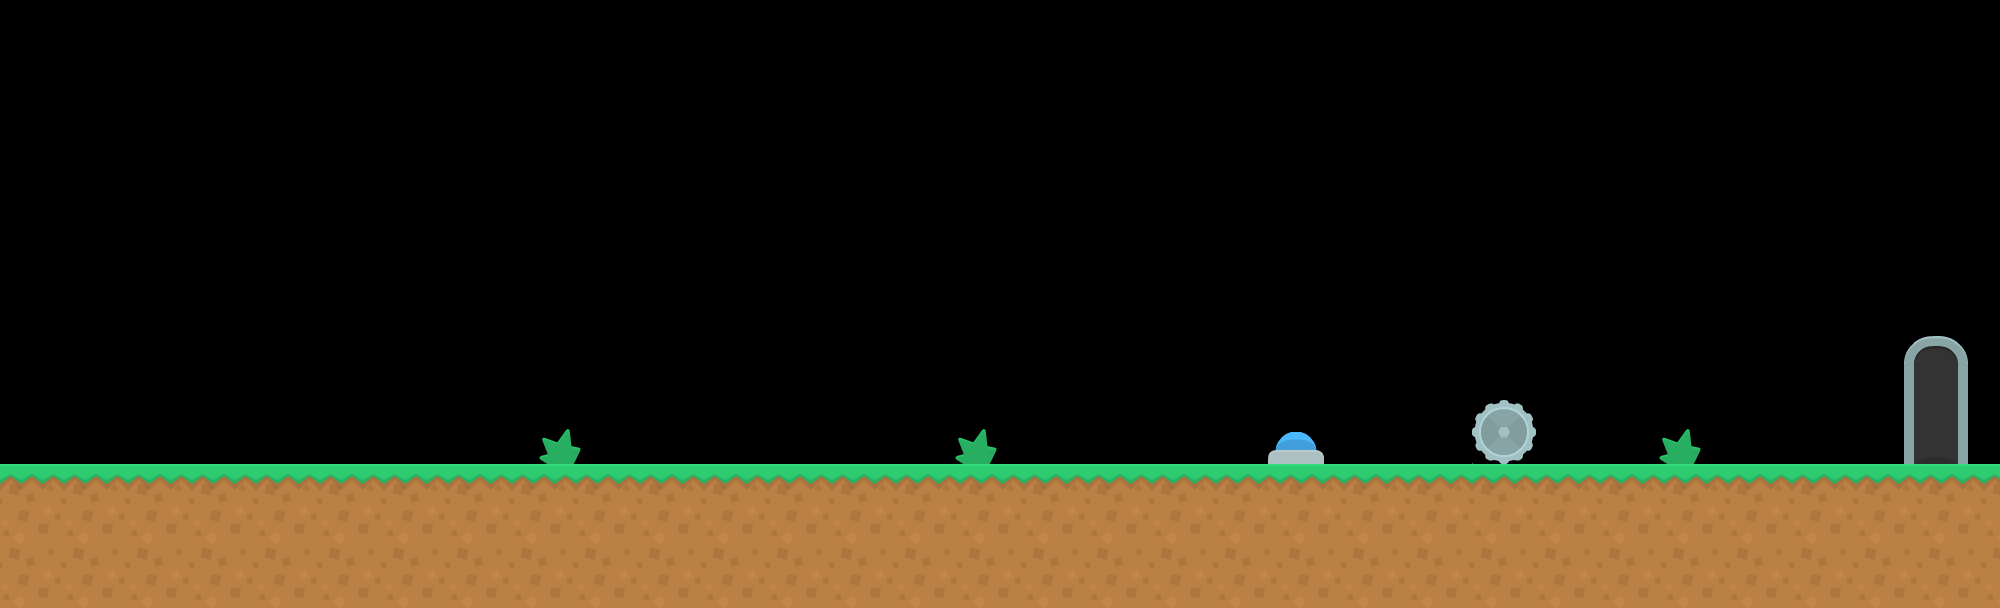

This is a level from a 2D game, rendered from its Tiled map with the project's own tilesets. A one-line summary and the map file follow, with tile-layer data summarised:
An orthogonal 125x38 tile map with 16x16 px tiles, 1 tile layer (Tile Layer 1).

<map version="1.2" tiledversion="1.2.0" orientation="orthogonal" renderorder="right-down" width="125" height="38" tilewidth="16" tileheight="16" infinite="0" nextlayerid="2" nextobjectid="1">
 <tileset firstgid="1" source="2.tsx" />
 <layer id="1" name="Tile Layer 1" width="125" height="38">
  <data>[4750 cells, 1217 non-empty, 100 distinct tile ids]</data>
 </layer>
</map>
